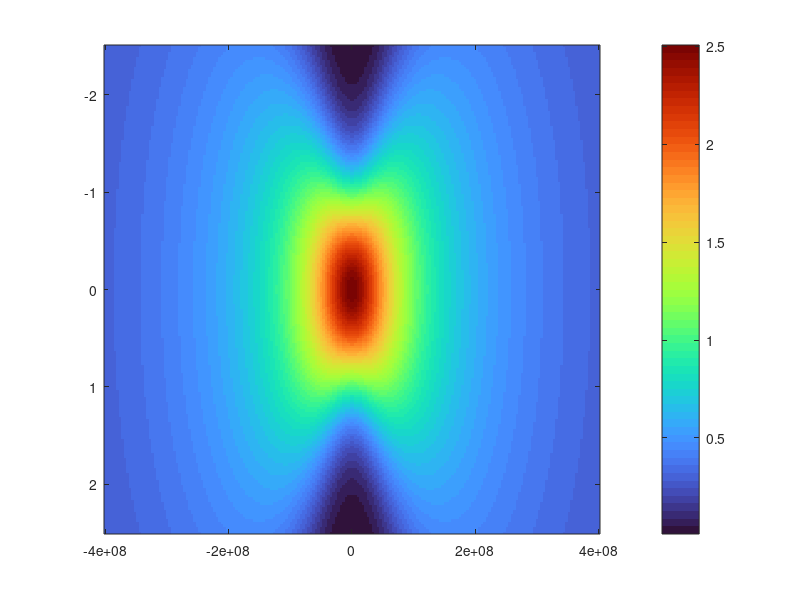

MATLAB code for this plot: (Note: this script raises an error after producing the figure.)
% Steady State Excitation with Comb
% by Seth Erickson

% Constants
c=299792458;
hb=1.05457E-34;
eps0=8.854E-12;

% Constants for our transition
dgk=5.978*8.478E-30; % -e<k|r|g> for our transition
dke=1.98*8.478E-30; % -e<e|r|k> for our transition
Del=2*pi*1E12; % Detuning of the virtual state from real intermediate state
gam=4.193E6; % Excited state decay rate (s-1)


Itot=1E3; %Intensity in Watts/m^2 (1E3=1mW/mm^2)
FWHM=75E9; % BW is std, so put in FWHM here
bw=FWHM./(2*sqrt(2*log(2)));
frep=1E8;

freqs=-5*bw:frep:5*bw;
Spectrum=frep*Itot/(bw*sqrt(pi))*exp(-freqs.^2/bw.^2);

rhos=[];
Ls=[];

Es=sqrt(2*Spectrum/(c*eps0));

j=1;
k=1;
jmax=200;
kmax=200;
wb=waitbar((k-1)/kmax,['Completion = ',num2str(100*k/kmax,3),'%']);
gdd=linspace(-4E8*1E-30,4E8*1E-30,kmax);
Z=linspace(-2.5E-3,2.5E-3,jmax);
dz=Z(2)-Z(1);

for GDD=gdd
    chirp=exp(1i*pi^2*GDD.*(freqs.^2));
 
    for z=Z
        
    EsZf=Es.*exp(1i*2*pi*freqs*z/c).*chirp;
    EsZb=Es.*exp(-1i*2*pi*freqs*z/c).*chirp;
    x1Sq=(dgk/hb)^2*sum(abs(EsZf).^2);
    x1x2=(dgk*dke/hb^2)*sum(EsZf.*flip(EsZb));
    x2Sq=(dke/hb)^2*sum(abs(EsZb).^2);
    
    xeff=x1x2/(2*Del);
    del=(x1Sq-x2Sq)/(4*Del);
    
    rhoSS=(1/2)*(abs(xeff)^2)/(abs(xeff)^2+gam^2+4*del^2);
    Ls=[Ls,z];
    rhos(j,k)=rhoSS;
    
    j=j+1;
    end
    k=k+1;
    j=1;
    waitbar((k-1)/kmax,wb,['Completion = ',num2str(100*(k-1)/kmax,3),'%'])
end
close(wb)

figure(3)
imagesc(gdd*1E30,Z*1E3,rhos.*gam)
colormap turbo
colorbar
clim([0,round(max(max(rhos.*gam)),2,'significant')])
xlabel('GDD (fs$^2$)','interpreter','latex')
ylabel('Distance from pulse center (mm)')
set(gca,'FontSize',28,'FontName','Times')

figure(4)
plot(gdd*1E30,trapz(rhos.*gam.*dz,1),'k')
xlabel('GDD (fs$^2$)','interpreter','latex')
ylabel('Total Fluorescence (arb)')
xlim('tight')
set(gca,'FontSize',28,'FontName','Times')
